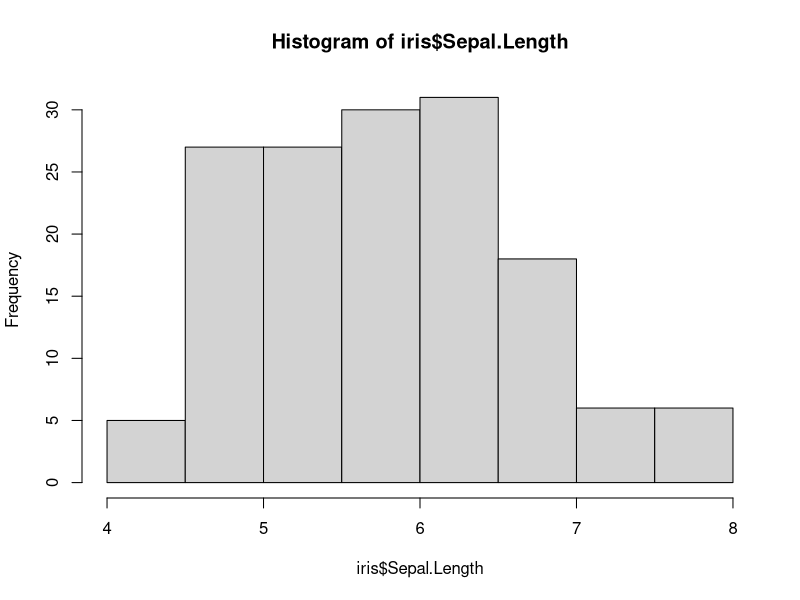
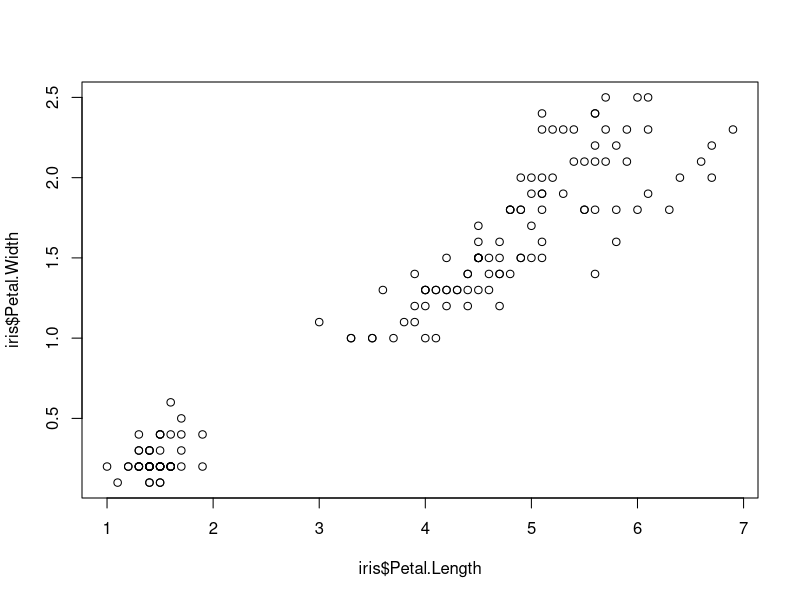
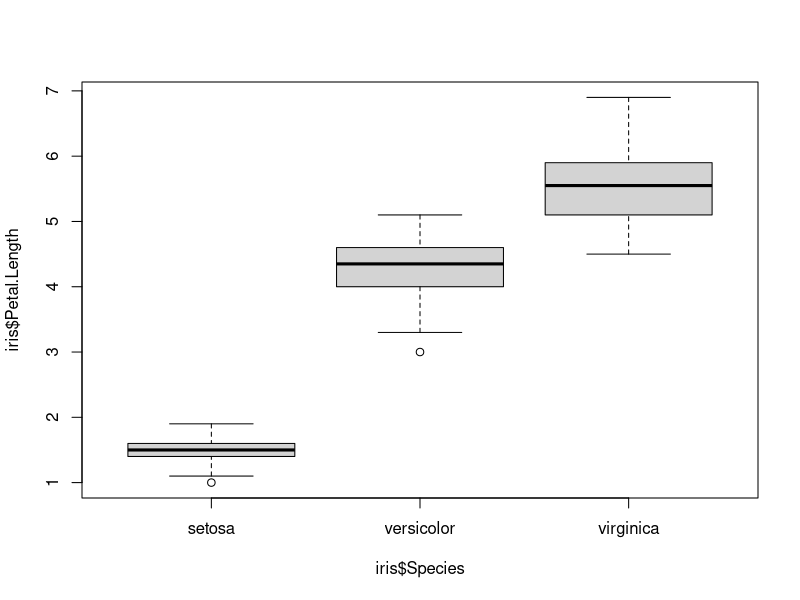
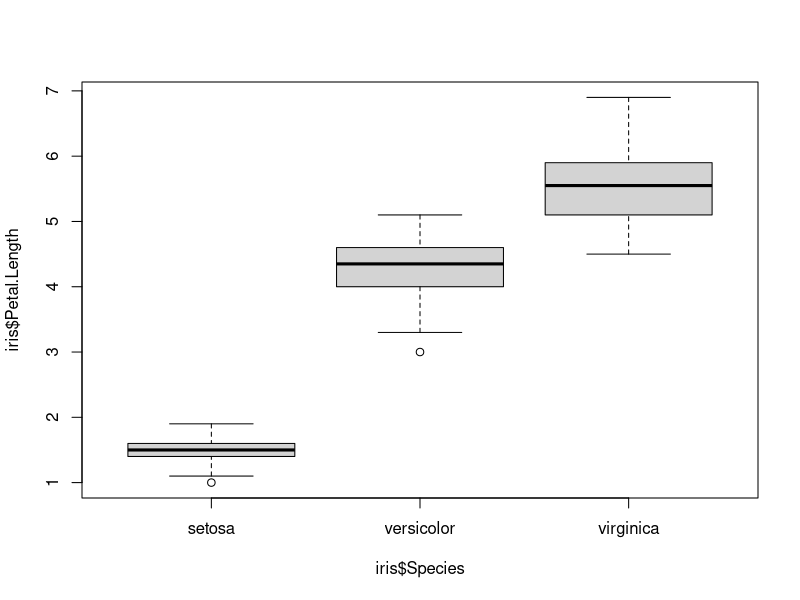
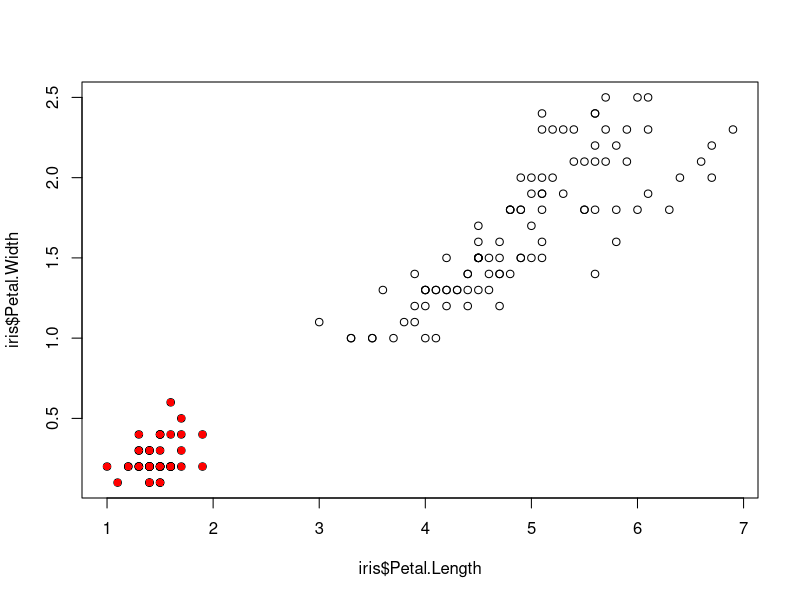
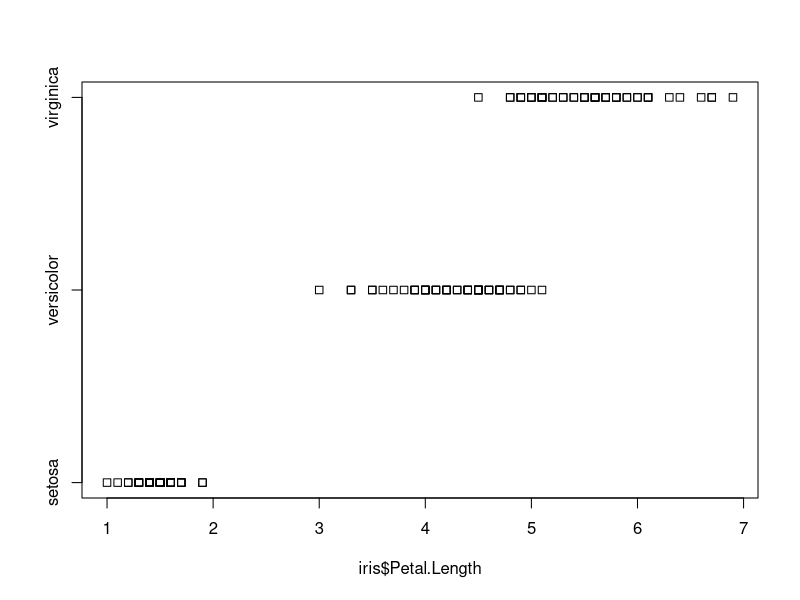
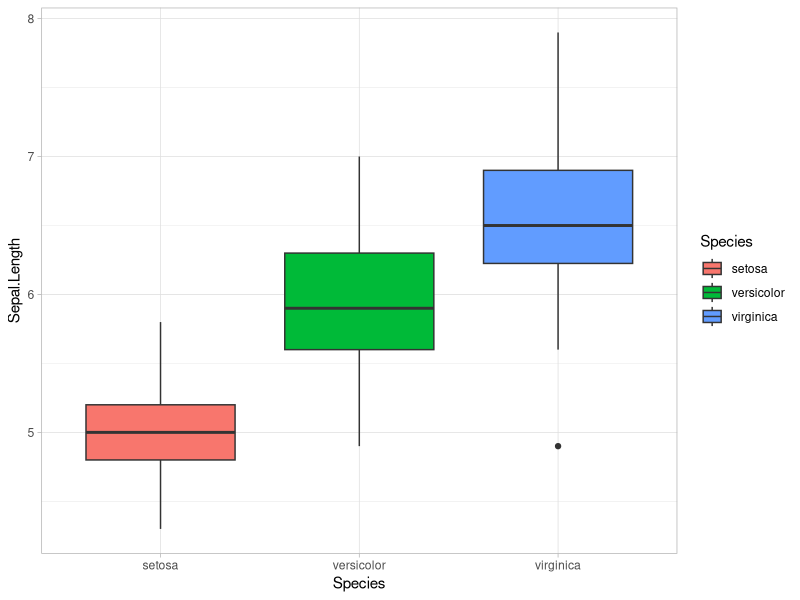
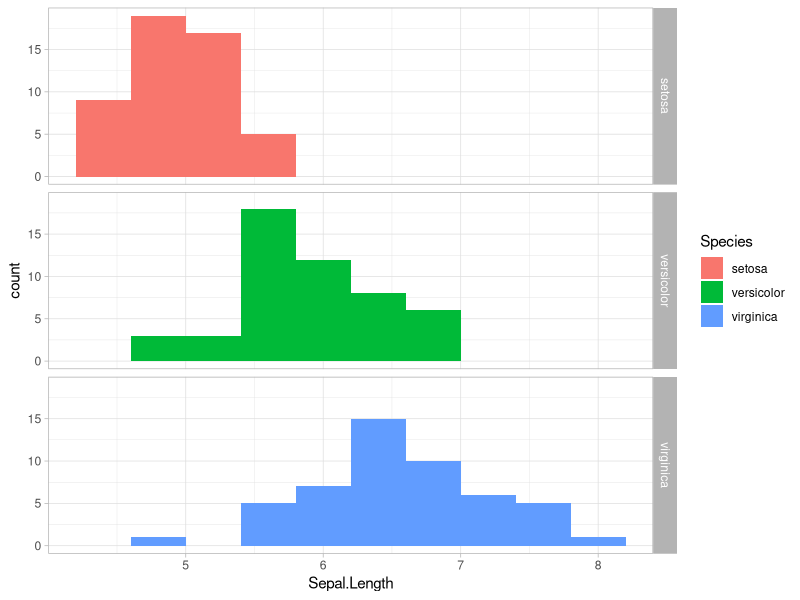

Recreate these plots in R, in order.
install.packages("ggplot2")
##########
iris
head(iris)

hist(iris$Sepal.Length)
plot(iris$Petal.Length, iris$Petal.Width)

boxplot(iris$Petal.Length ~ iris$Species)
plot(iris$Petal.Length ~ iris$Species)
plot(iris$Petal.Length, iris$Petal.Width)
points(iris$Petal.Length[iris$Species== "setosa"], iris$Petal.Width[iris$Species== "setosa"], col="red",pch=16)
stripchart(iris$Petal.Length ~ iris$Species)


############
library(ggplot2)

ggplot(data=iris, mapping = aes(x=Species, y=Sepal.Length,
                  fill=Species))+
  geom_boxplot()+
  theme_light()
  
ggplot(data=iris, mapping = aes(x=Sepal.Length,fill=Species))+
  geom_histogram(bins=10)+
  theme_light()+
  facet_grid(rows=vars(Species))

ggplot(data=iris, mapping = aes(x=Petal.Length,y=Petal.Width))+
  geom_point()+
  theme_light()+
  geom_smooth()

ggplot(data=iris, mapping = aes(x=Petal.Length,y=Petal.Width))+
  geom_point()+
  theme_light()+
  geom_smooth(method="lm")

ggplot(data=iris, mapping = aes(x=Petal.Length,y=Petal.Width, group = Species))+
  geom_point()+
  theme_light()+
  geom_smooth(method="lm", aes(colour = Species))

ggplot(data=iris, mapping = aes(x=Petal.Length,y=Petal.Width, group = Species, colour = Species))+
  geom_point()+
  theme_light()+
  geom_smooth(method="lm")



